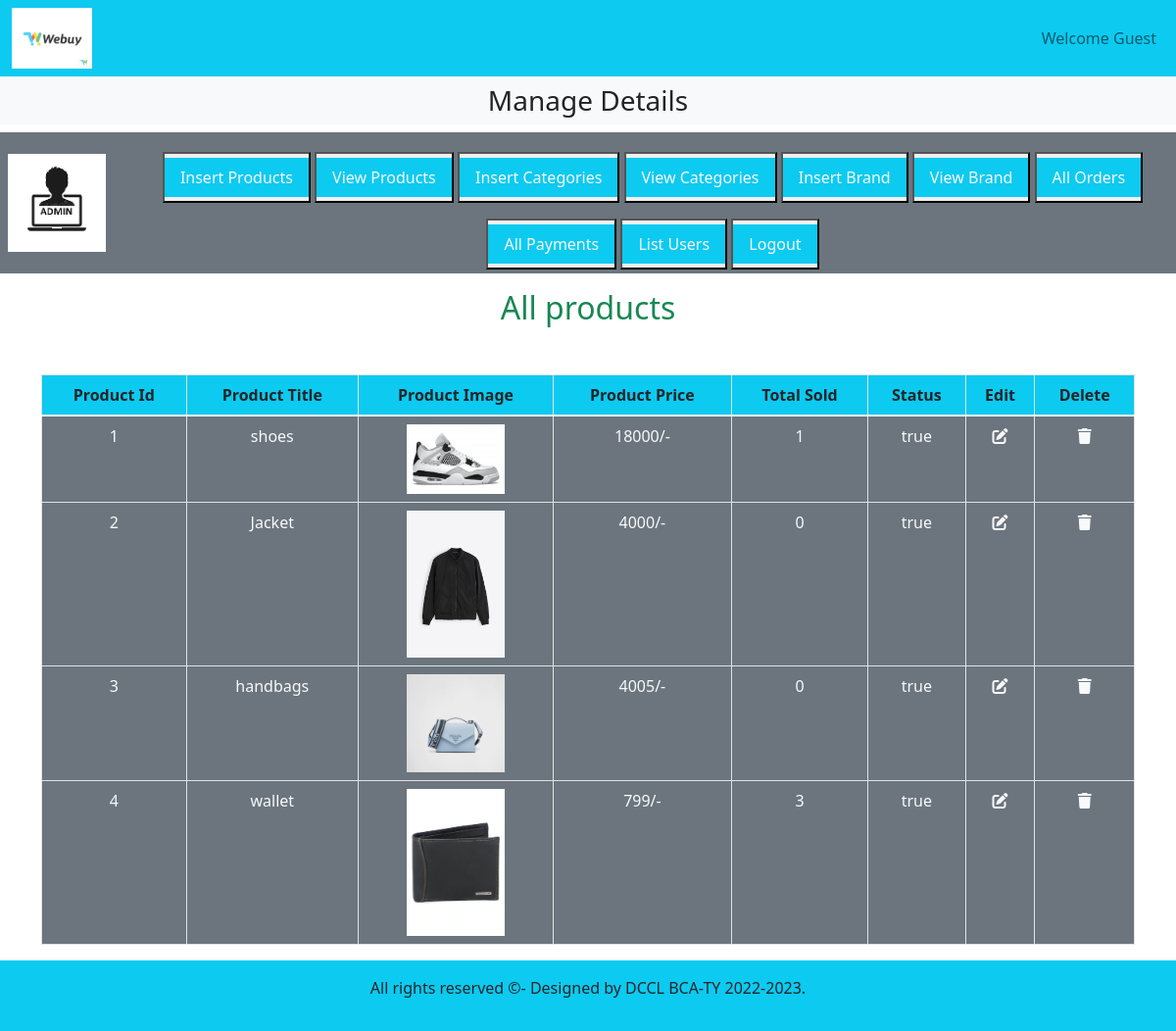
Screenshot of /website/admin_area/index.php?view_products with the database file from the repository.
### tables this page shows
CREATE TABLE `products` (
  `product_id` int(11) NOT NULL,
  `product_title` varchar(100) NOT NULL,
  `product_description` varchar(255) NOT NULL,
  `product_keywords` varchar(255) NOT NULL,
  `category_id` int(11) NOT NULL,
  `brand_id` int(11) NOT NULL,
  `product_image1` varchar(255) NOT NULL,
  `product_image2` varchar(255) NOT NULL,
  `product_image3` varchar(255) NOT NULL,
  `product_price` varchar(100) NOT NULL,
  `date` timestamp NOT NULL DEFAULT current_timestamp() ON UPDATE current_timestamp(),
  `status` varchar(100) NOT NULL
);

### website/admin_area/view_products.php (the view)
<h2 class="text-center text-success">All products</h2>
<table class="table table-bordered mt-5">
    <thead class="bg-info">
        <tr class="text-center">
            <th>Product Id</th>
            <th>Product Title</th>
            <th>Product Image</th>
            <th>Product Price</th>
            <th>Total Sold</th>
            <th>Status</th>
            <th>Edit</th>
            <th>Delete</th>
        </tr>
    </thead>
    <tbody class="bg-secondary text-light">
        <?php
        $get_products="select * from products";
        $result=mysqli_query($con,$get_products);
        $number=0;
        while($row=mysqli_fetch_assoc($result)){
            $product_id=$row['product_id'];
            $product_title=$row['product_title'];
            $product_image1=$row['product_image1'];
            $product_price=$row['product_price'];
            $status=$row['status'];
            $number++;
            ?>
            <tr class='text-center'>
            <td><?php echo $number; ?> </td>
            <td><?php echo $product_title; ?></td>
            <td><img src='./product_images/<?php echo $product_image1; ?>' class='product_img'/></td>
            <td><?php echo $product_price;?>/-</td>
            <td><?php
            $get_count="select * from orders_pending where product_id=$product_id";
            $result_count=mysqli_query($con,$get_count);
            $rows_count=mysqli_num_rows($result_count);
            echo $rows_count;
            ?></td>
            <td><?php echo $status; ?></td>
            <td><a href='index.php?edit_products=<?php echo $product_id ?>' class='text-light'><i class='fa-solid
            fa-pen-to-square'></i></a></td>
            <td><a href='index.php?delete_product=<?php echo $product_id ?>' class='text-light'><i class='fa-solid
            fa-trash'></i></a></td>
        </tr>
        <?php
        }
        ?>
    </tbody>
</table>

### website/style.css (style rules this page uses)
* { margin: 0; padding: 0; box-sizing : border-box; }

### website/admin_area/index.php (style rules this page uses)
body { overflow-x:hidden; }
.product_img { width:100px; object-fit:contain; }

### rows the page displays
products: product_title "shoes", product_image1 (picture), product_price "18000", rows_count "1", status "true"
products: product_title "Jacket", product_image1 (picture), product_price "4000", rows_count "0", status "true"
products: product_title "handbags", product_image1 (picture), product_price "4005", rows_count "0", status "true"
products: product_title "wallet", product_image1 (picture), product_price "799", rows_count "3", status "true"
